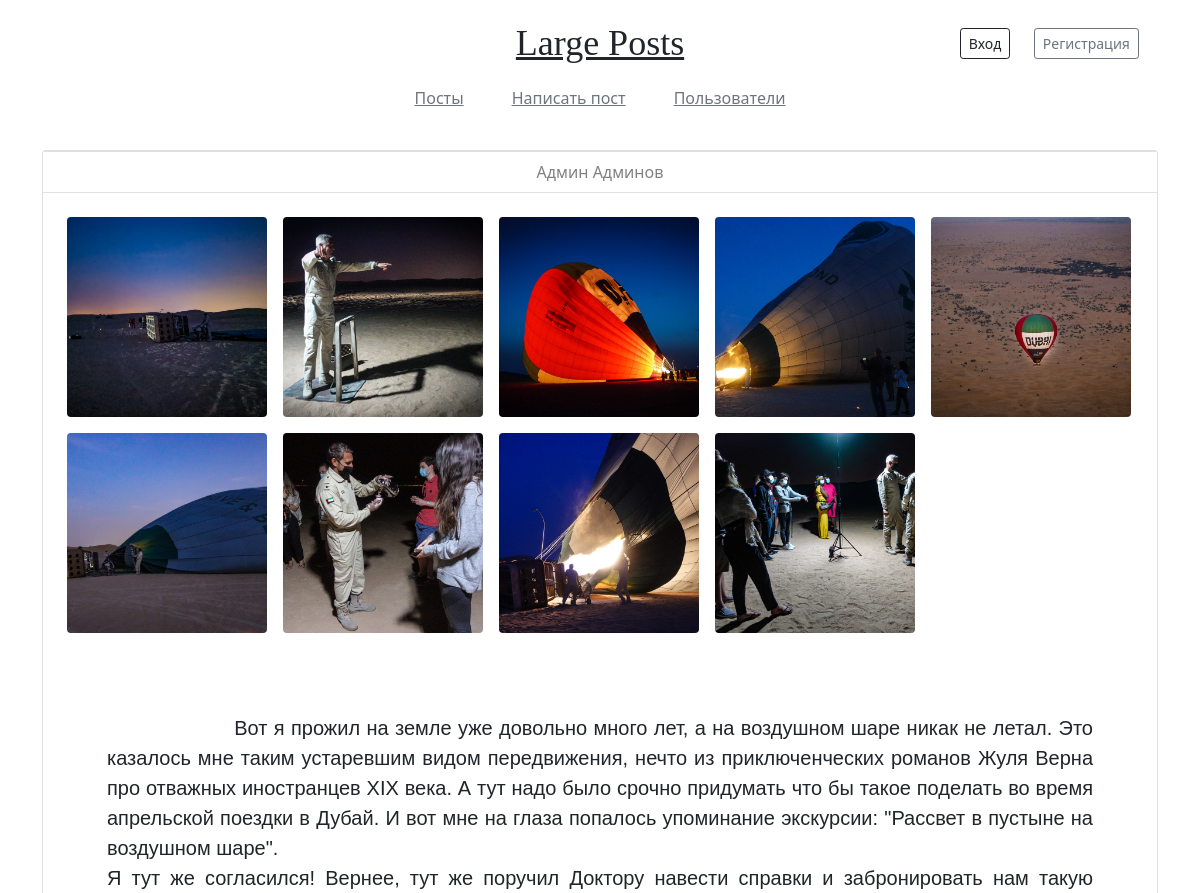
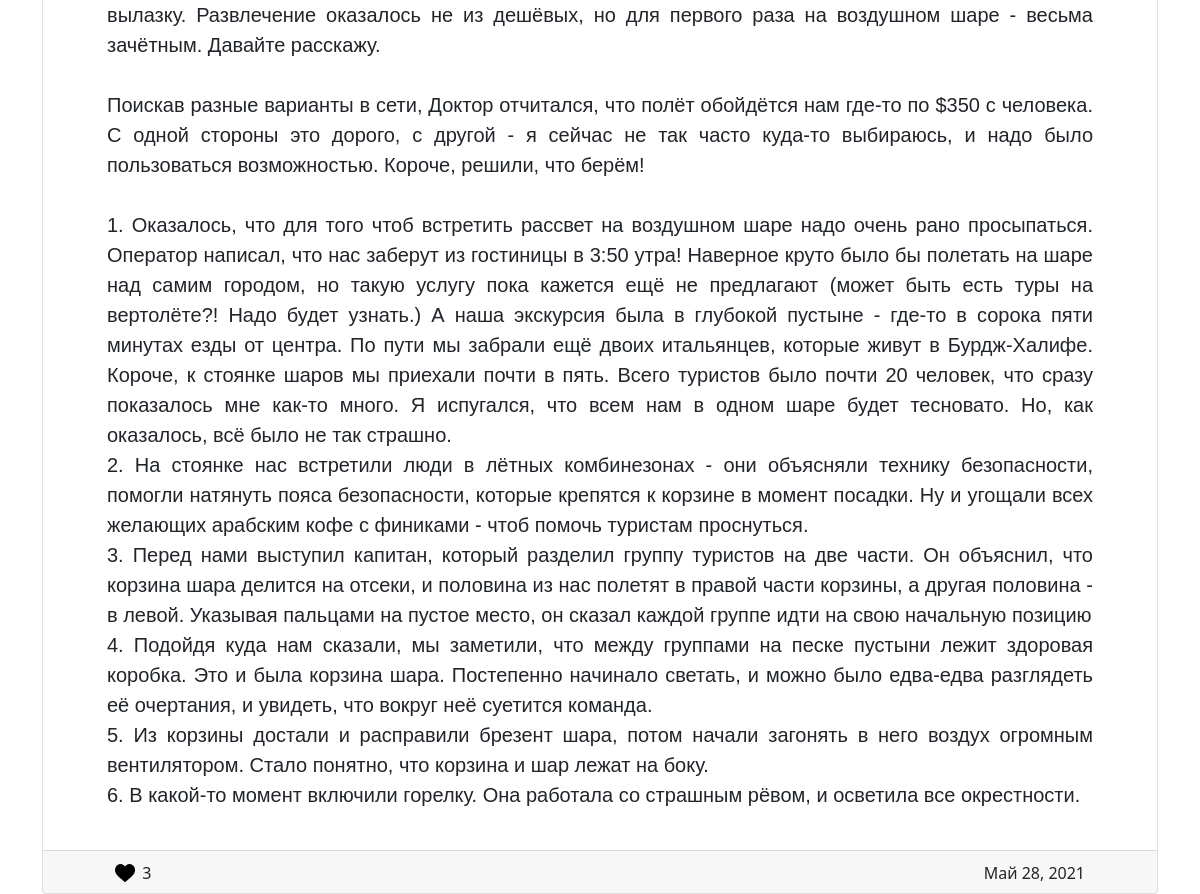
Page /posets/id1/ on the committed database (2 pictures, top to bottom).
### app_posts/models.py (models this page shows, shortened)
class Post(models.Model):
    text = models.TextField(max_length=10000)
    publication_date = models.DateField(default=timezone.now)
    author_profile = models.ForeignKey(Profile, on_delete=models.CASCADE)
    like_counter = models.IntegerField(default=0)
    @property
    def short_text(self):
        return truncatechars(self.text, 50)

### app_users/models.py (models this page shows, shortened)
class Profile(models.Model):
    user = models.OneToOneField(settings.AUTH_USER_MODEL, on_delete=models.CASCADE)
    about = models.CharField(max_length=1500, blank=True)
    avatar = models.ImageField(validators=[max_file_size_avatar],
                               upload_to=get_upload_path_avatar,
                               default='../static/img/app_users/user.png')
    like_counter = models.IntegerField(default=0)

### app_posts/views.py (the view, shortened to what this page needs)
# urls.py: path('id<int:id_post>/', views.PostPage.as_view(), name='post page'),
class PostPage(View):
    def get(self, request, id_post):
        obj_post = PostWithPhotos(post_obj=Post.objects.get(id=id_post))
        context = {
            'title': obj_post.obj_model().short_text,
            'obj_post': obj_post,
            'users_like_list': list(Like.objects.filter(post_id=id_post)  # Список всех пользователей поставивших лайк
                                    .values_list('user_profile__user_id', flat=True)),
        }
        return render(request, 'app_posts/full_size/post.html', context)

### app_posts/views_str_render.py (called while the page is built)
    def __checker_photo_post(self):
        if models.PhotoToPost.objects.filter(post_id=self.__post_obj.id).exists():
            self.__check_photo = True
            self.__photos_post_list = models.PhotoToPost.objects.filter(post_id=self.__post_obj.id).order_by('id')
        else:
            self.__check_photo = False

    def obj_model(self):
        return self.__post_obj

    def have_photo(self):
        return self.__check_photo

    def photos_list(self):
        if self.__check_photo:
            return [(num, self.__photos_post_list[num].photo) for num in range(self.__photos_post_list.count())]
        else:
            return None

### app_users/context_processors.py (called while the page is built)
def log_form(request):
    login_form = LoginForm()
    return {'login_form': login_form}

### app_posts/templates/app_posts/full_size/post.html (shortened to what this page needs)
{% extends 'main_base.html' %}
{% load static %}
{% block body %}
    <div class="container align-content-center">
        <div class="card mt-4-5">
            <div class="card-footer border-bottom post-card-author">
                {{ obj_post.obj_model.author_profile.user.first_name }} {{ obj_post.obj_model.author_profile.user.last_name }}
            </div>
            <div class="card-body">
                {% if obj_post.have_photo %}
                    <div class="row m-auto w-auto mb-5">
                        {% for photo in obj_post.photos_list%}
                            <button class="post-card-photo col-md-6 m-2 img-thumbnail post-photo post-photo-list" style="background-image: url({{ photo.1.url }})" data-bs-toggle="modal" data-bs-target="#Modal_{{ photo.0 }}">
                            </button>
                        {% endfor %}
                    </div>
                {% endif %}
                <pre class="card-text post-card-text mt-4 px-5 py-4 fst-normal fs-5">
                    {{ obj_post.obj_model.text }}</pre>
            </div>
            <div class="card-footer row m-0">
                <div class="col" style="padding-left: 3.5rem;">
                    <div class="post-like">
                        {% if request.user.is_authenticated %}
                            {% if user.id not in users_like_list %}
                                <form action="{% url 'post page' obj_post.obj_model.id %}" method="post">{% csrf_token %}
                                    <div class="post-like-icon" style="background-image: url({% static 'img/app_users/like_heart.png' %});">
                                        <button type="submit" class="post-like-button" name="action" value="add"></button>
                                    </div>
                                    <span class="post-like-num">{{ obj_post.obj_model.like_counter }}</span>
                                </form>
                            {% else %}
                                <form action="{% url 'post page' obj_post.obj_model.id %}" method="post">{% csrf_token %}
                                    <div class="post-liked-icon" style="background-image: url({% static 'img/app_users/like_heart.png' %});">
                                        <button type="submit" class="post-like-button" name="action" value="del"></button>
                                    </div>
                                    <span class="post-like-num">{{ obj_post.obj_model.like_counter }}</span>
                                </form>
                            {% endif %}
                        {% else %}
                            <div class="post-like-icon" style="background-image: url({% static 'img/app_users/like_heart.png' %});">
                            </div>
                            <span class="post-like-num">{{ obj_post.obj_model.like_counter }}</span>
                        {% endif %}
                    </div>
                </div>
                <div class="col post-card-publication-date">
                    <span style="height: 100%; vertical-align: middle;">
                        {{ obj_post.obj_model.publication_date }}
                    </span>
                </div>
            </div>
        </div>
    </div>
{% endblock %}

### app_home/static/css/blog.css (style rules this page uses)
.post-photo { background-size: cover; background-position: center; background-repeat: no-repeat; }
.mt-4-5 { margin-top: 2rem; }
.post-card-author { text-align: center; color: #818181; background-color: #ffffff; }
.post-photo-list { width: 200px; height: 200px; padding: 0; border: none; }
.post-card-photo { transition: transform 0.15s ease-in-out; }
.post-card-text { text-align: justify; font-family: sans-serif; border-radius: 15px; white-space: pre-wrap; }
.post-card-publication-date { display: inline-block; text-align: right; padding-right: 3.5rem; }
.post-like { margin-bottom: 0.35rem; height: 20px; }
.post-like-icon { display: inline-block; vertical-align: middle; line-height: normal; height: 20px; width: 20px; background-size: cover; background-position: center; background-repeat: no-repeat; transition: transform 0.25s ease-in-out, filter 0.1s; }
.post-like-num { display: inline-block; vertical-align: middle; line-height: normal; padding-left: 0.2rem; }

### rows in the picture
Post: obj_model.author_profile.user.first_name "Админ", obj_model.author_profile.user.last_name "Админов", obj_model.text "Вот я прожил на земле уже довольно много лет, а на воздушном шаре никак не летал. Это казалось мне таким устаревшим видом передвижения, нечто из приключенческих романов Жуля Верна про отважных иностранцев XIX века. А тут надо было срочно придумать что бы такое поделать во время апрельской поездки в Дубай. И вот мне на глаза попалось упоминание экскурсии: \"Рассвет в пустыне на воздушном шаре\". Я тут же согласился! Вернее, тут же поручил Доктору навести справки и забронировать нам такую вылазку. Развлечение оказалось не из дешёвых, но для первого раза на воздушном шаре - весьма зачётным. Давайте расскажу. Поискав разные варианты в сети, Доктор отчитался, что полёт обойдётся нам где-то по $350…", obj_model.like_counter "3", obj_model.publication_date "Май 28, 2021"
